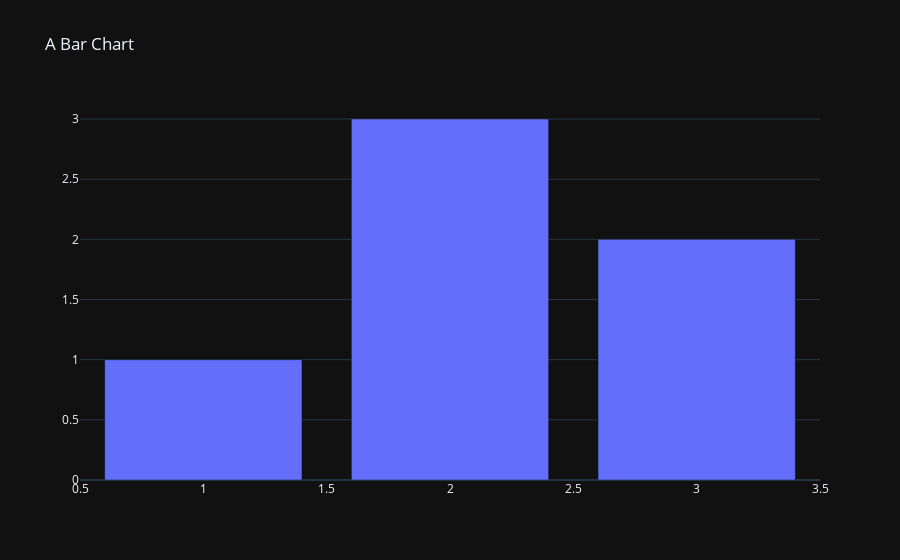

This figure's notebook cell:
### Code cell
import plotly.graph_objects as go
fig = go.Figure({
    "data": [{"type": "bar",
              "x": [1, 2, 3],
              "y": [1, 3, 2]}],
    "layout": {"title": {"text": "A Bar Chart"},
    "template": 'plotly_dark'}
})
fig.show()

### Figure 1 — Plotly figure (JSON) as saved in the notebook; plotly's stock layout.template omitted (floating-point values rounded to 4 significant figures)
{"data": [{"type": "bar", "x": [1, 2, 3], "y": [1, 3, 2]}], "layout": {"title": {"text": "A Bar Chart"}}}
